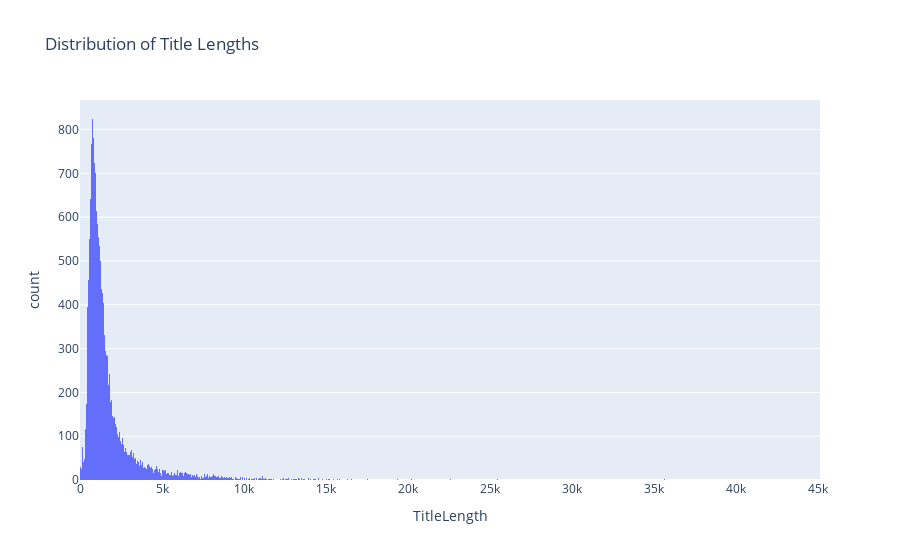

Notebook code for this chart:
### Code cell
# Now calculate the length of each title
df['TitleLength'] = df['News'].apply(len)

# Create a histogram
fig = px.histogram(df, x="TitleLength", nbins=1000, title='Distribution of Title Lengths')

# Display the figure
fig.show()

### Figure 1 — Plotly figure (JSON) as saved in the notebook; plotly's stock layout.template omitted (floating-point values rounded to 4 significant figures; data arrays with more than 128 entries replaced by an {"elided": "..."} marker saying what was removed)
{"data": [{"alignmentgroup": "True", "bingroup": "x", "hovertemplate": "TitleLength=%{x}<br>count=%{y}<extra></extra>", "legendgroup": "", "marker": {"color": "#636efa", "pattern": {"shape": ""}}, "name": "", "nbinsx": 1000, "offsetgroup": "", "orientation": "v", "showlegend": false, "type": "histogram", "x": {"elided": "19839 int values"}, "xaxis": "x", "yaxis": "y"}], "layout": {"barmode": "relative", "legend": {"tracegroupgap": 0}, "title": {"text": "Distribution of Title Lengths"}, "xaxis": {"anchor": "y", "domain": [0, 1], "title": {"text": "TitleLength"}}, "yaxis": {"anchor": "x", "domain": [0, 1], "title": {"text": "count"}}}}
